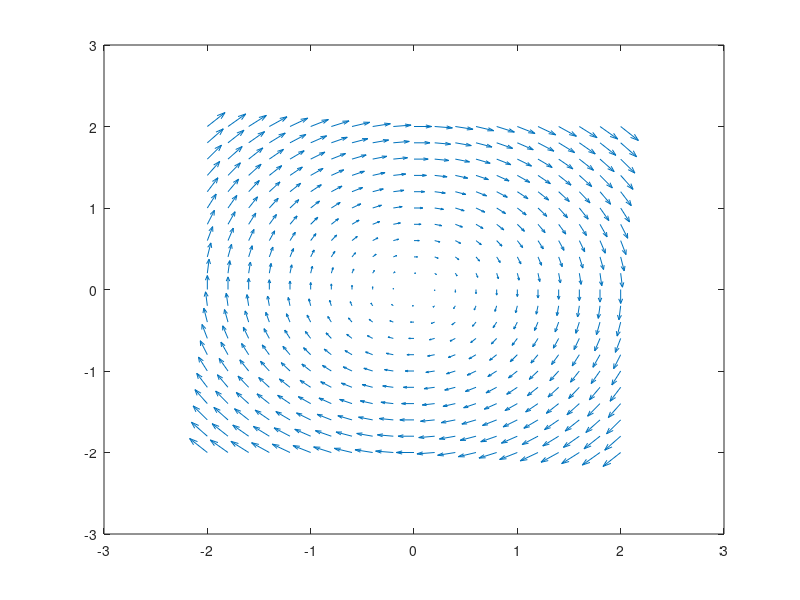

Here is the MATLAB script that generated this plot:
[x1,x2] = meshgrid(-2:.2:2,-2:0.2:2);
eps = 0.01;
% z = x .* exp(-x.^2 - y.^2); 
% [px,py] = gradient(z,.2,.15);
%contour(x,y,z), hold on
dx1 = x2;%dx1
dx2 = -x1-eps*(-1+x1.^2)*x2;

quiver(x1,x2,dx1,dx2)
